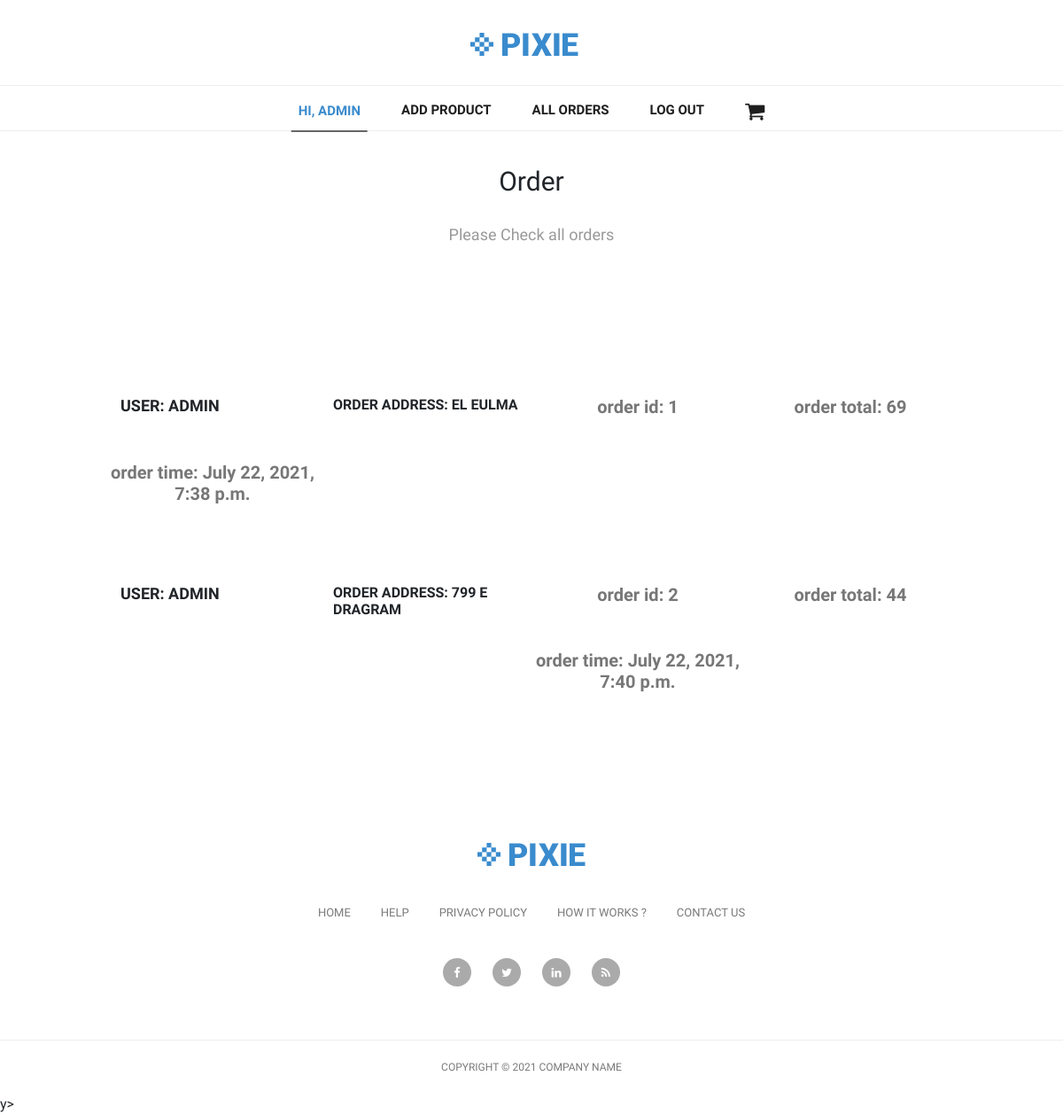
The page /orders/ (signed in) on the database as committed earlier.
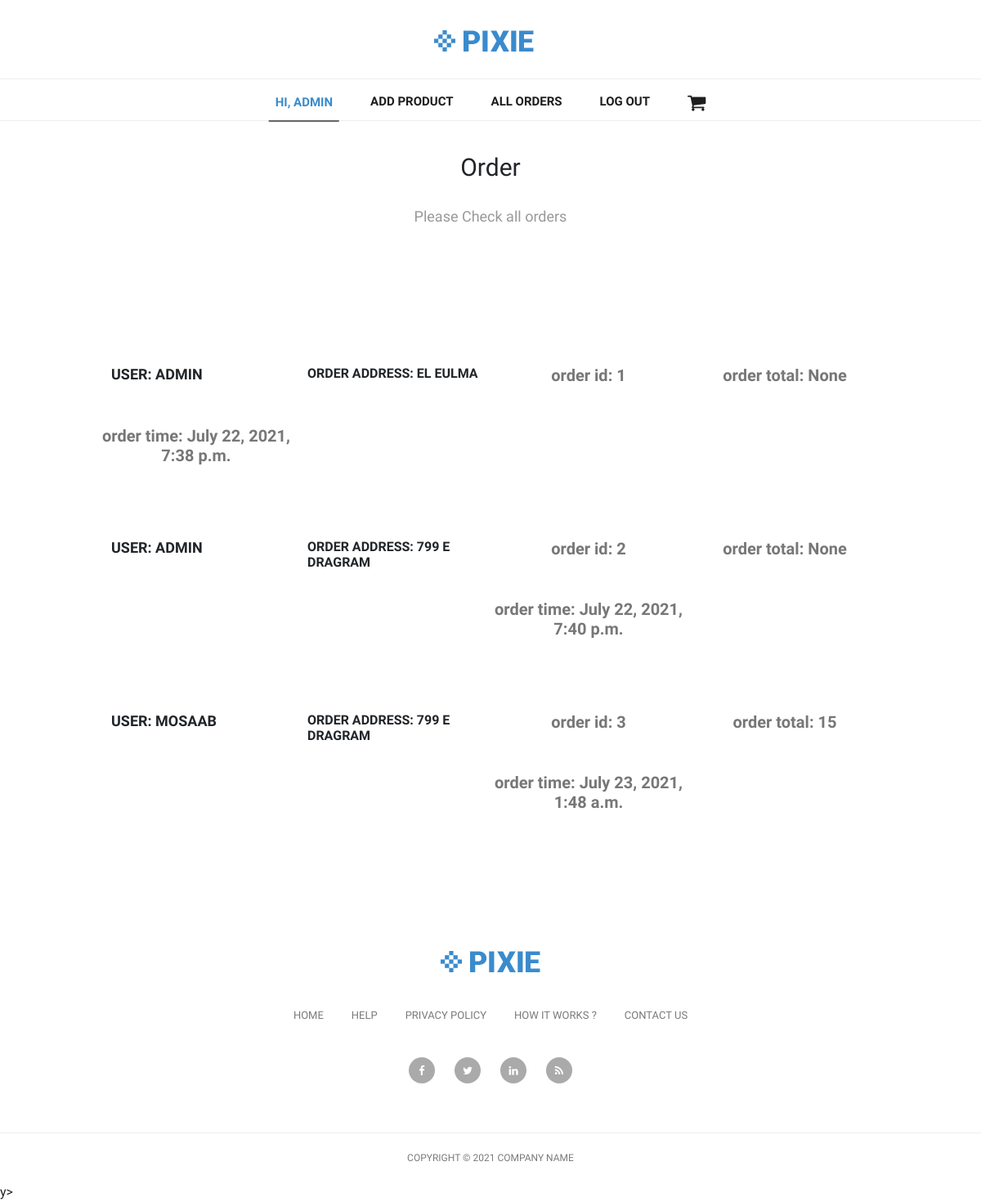
The same page on the database as committed later.
### orders/models.py (models this page shows, shortened)
class Order(models.Model):
    address = models.CharField(max_length=100)
    user = models.ForeignKey(User, on_delete=models.CASCADE)
    items = models.ManyToManyField(Product)
    created_at = models.DateTimeField(auto_now_add=True)
    def total_price(self):
        return self.items.aggregate(total_price=Sum('price'))['total_price']

### orders/views.py (the view)
# urls.py: path('', order_list, name='order_list'),
def order_list(request):
    if request.user.is_authenticated and request.user.is_superuser:
        orders = Order.objects.all()
        return render(request, 'orders/orders_list.html', {'orders': orders})
    else:
        return redirect('product_list')

### templates/orders/orders_list.html (shortened to what this page needs)
{% extends "base.html" %}
{% block content %}
<section class="form-section">
    <h2 class="section-headline">Order</h2>
    <p class="section-description">
        Please Check all orders
    </p>
<div class="cart">
    <ul>
        {% for order in orders %}
        <li class="item">
            <div>
                <h3>User: {{ order.user }}</h3>
            </div>
            <div>
                <h4>order address: {{ order.address }}</h4>
            </div>
            <div>
                <p>order id: {{ order.id }}</p>
            </div>
            <div>
                <p>order total: {{ order.total_price }}</p>
            </div>
            <div>
                <p>order time: {{ order.created_at }}</p>
            </div>
        </li>
        {% empty %}
        <li>
            <p>No Orders yet.</p>
            <a class="back" href="{% url 'home' %}">Go to Check the product</a>
        </li>
        {% endfor %}
    </ul>
</div>
</section>
{% endblock %}

### templates/base.html (shortened to what this page needs)
{% load static %}
<!DOCTYPE html>
<html lang="en">
<head>
    <link rel="stylesheet" href="{% static 'assets/css/normalize.css' %}" />
    <link rel="stylesheet" href="{% static 'assets/css/style.css' %}" />
    <link href="{% static 'vendor/bootstrap/css/bootstrap.min.css' %}" rel="stylesheet">
    <link rel="stylesheet" href="{% static 'assets/css/fontawesome.css' %}">
    <link rel="stylesheet" href="{% static 'assets/css/tooplate-main.css' %}">
    <link rel="stylesheet" href="{% static 'assets/css/owl.css' %}">
    <link rel="stylesheet" href="{% static 'css/style.css' %}">
    <link rel="stylesheet" href="{% static 'css/normalize.css' %}">
</head>
<body>
    <nav class="navbar navbar-expand-lg navbar-dark bg-dark static-top">
        <div class="container">
            <a class="navbar-brand" href="{% url 'home' %}">
                <img src="{% static 'assets/images/header-logo.png' %}" alt="">
            </a>
            <div class="collapse navbar-collapse" id="navbarResponsive">
                <ul class="navbar-nav ml-auto">
                    {% if user.is_authenticated %}
                    <li class="nav-item active">
                    <p class="nav-link" >Hi, {{ user.username }}</p>
                    </li>
                    {% if user.is_superuser %}
                    <li class="nav-item">
                        <a href="{% url 'product_add' %}" class="nav-link">Add Product</a>
                    </li>
                    <li class="nav-item">
                        <a href="{% url 'order_list' %}" class="nav-link">All Orders</a>
                    </li>
                    {% endif %}
                    <li class="nav-item">
                    <a href="{% url 'logout' %}" class="nav-link">Log out</a>
                    {% endif %}
                    <li class="nav-item">
                    <a class="nav-link" href="{% url 'cart' %}">
                        <i style="font-size: 24px;" class="fa fa-shopping-cart"></i>
                    </a>
                </ul>
            </div>
        </div>
        </nav>
    <main>
        {% block content %}{% endblock %}
    </main>
    <div class="footer">
        <div class="container">
        <div class="row">
            <div class="col-md-12">
            <div class="logo">
                <img src="{% static 'assets/images/header-logo.png' %}" alt="">
            </div>
            </div>
            <div class="col-md-12">
            <div class="footer-menu">
                <ul>
                <li><a href="#">Home</a></li>
                <li><a href="#">Help</a></li>
                <li><a href="#">Privacy Policy</a></li>
                <li><a href="#">How It Works ?</a></li>
                <li><a href="#">Contact Us</a></li>
                </ul>
            </div>
            </div>
            <div class="col-md-12">
            <div class="social-icons">
                <ul>
                <li><a href="#"><i class="fa fa-facebook"></i></a></li>
                <li><a href="#"><i class="fa fa-twitter"></i></a></li>
                <li><a href="#"><i class="fa fa-linkedin"></i></a></li>
                <li><a href="#"><i class="fa fa-rss"></i></a></li>
                </ul>
            </div>
            </div>
        </div>
        </div>
    </div>
    <div class="sub-footer">
        <div class="container">
        <div class="row">
            <div class="col-md-12">
            <div class="copyright-text">
                <p>Copyright &copy; 2021 Company Name
            </div>
            </div>
        </div>
        </div>
    </div>
</body>
</html>y>
</html>

### static/assets/css/style.css (style rules this page uses)
html { scroll-behavior: smooth; }
body { margin: 0; font-family: 'Questrial', sans-serif; }
.nav a:hover, .active { border-bottom: 2px solid #666; }
main { max-width: 960px; text-align: center; margin: 90px auto 90px auto; }
.section-headline { font-size: 30px; font-weight: normal; margin: 0px; }
.section-description { color: #999; font-size: 18px; margin-bottom: 100px; margin-top: 30px; }
.form-section { overflow: auto; width: 100%; }
.cart { margin-top: 48px; }
.cart ul { padding: 0; }
.cart li { display: block; width: 100%; margin: 20px 0; float: right; }
.cart div { float: left; width: 25%; }
.cart h3 { margin: 50px 0 0 0; font-size: 18px; font-weight: bold; text-transform: uppercase; text-align: left; margin-left: 16px; }
.cart h4 { margin: 50px 0 0 0; font-size: 16px; font-weight: bold; text-transform: uppercase; text-align: left; margin-left: 16px; }
.cart p { margin: 50px 0 0 0; color: #777777; font-weight: bold; font-size: 20px; }

### static/assets/css/tooplate-main.css (style rules this page uses)
body { font-family: 'Roboto', sans-serif; transition: all 0.5s; }
p { margin-bottom: 0px; font-size: 14px; color: #4a4a4a; line-height: 24px; }
a { text-decoration: none!important; }
.copyright-text { text-transform: uppercase; }
.navbar .navbar-brand { text-align: center; width: 100%; position: relative; padding: 25px 0px; }
.bg-dark { background-color: #fff!important; border-bottom: 1px solid #eee; }
#navbarResponsive { z-index: 999; position: absolute; left: 50%; top: 105px; transform: translateX(-50%); }
.navbar-dark .navbar-nav .nav-item { margin: 0px 15px; }
.navbar-dark .navbar-nav .nav-link { text-transform: uppercase; font-size: 15px; font-weight: 700; color: #1e1e1e; transition: all 0.5s; }
.navbar-dark .navbar-nav .nav-link:hover, .navbar-dark .navbar-nav .active>.nav-link, .navbar-dark .navbar-nav .nav-link.active, .navbar-dark .navbar-nav .nav-link.show, .navbar-dark .navbar-nav .show>.nav-link { color: #3a8bcd; }
.navbar:after { width: 100%; height: 1px; background-color: #eee; content: ''; position: absolute; left: 0; bottom: -52px; }
.footer { text-align: center; }
.footer ul { padding: 0px; margin: 0px; }
.footer ul li { list-style: none; display: inline-block; }
.footer .logo img { max-width: 100%; margin-top: 60px; margin-bottom: 40px; }
.footer .footer-menu { margin-bottom: 40px; }
.footer .footer-menu ul li { margin: 0px 15px; }
.footer .footer-menu a { font-size: 13px; color: #7a7a7a; text-transform: uppercase; transition: all 0.5s; }
.footer .social-icons { margin-bottom: 60px; }
.footer .social-icons ul li { margin: 0px 10px; }
.footer .social-icons a { width: 32px; height: 32px; color: #fff; background-color: #aaa; text-align: center; display: inline-block; line-height: 33px; border-radius: 50%; font-size: 13px; transition: all 0.5s; }
.sub-footer { border-top: 1px solid #eee; text-align: center; }
.sub-footer p { font-size: 12px; color: #7a7a7a; line-height: 60px; }

Rows that differ between the two databases and show on the page:
computed for Order "July 22, 2021, 7:38 p.m.": total_price "69" → "None"
computed for Order "July 22, 2021, 7:40 p.m.": total_price "44" → "None"
added Order: user "MOSAAB", address "799 E DRAGRAM", id "3", total_price "15", created_at "July 23, 2021, 1:48 a.m."
